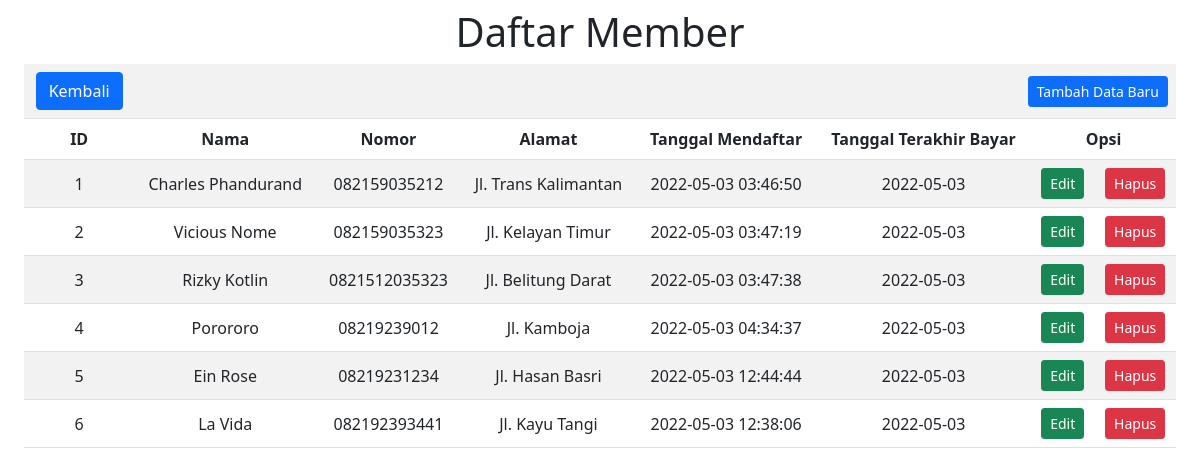
The page /Member.php on the database its author committed.
### tables this page shows
CREATE TABLE `member` (
  `id_member` int(11) NOT NULL,
  `nama_member` varchar(250) DEFAULT NULL,
  `nomor_member` varchar(15) DEFAULT NULL,
  `alamat` text DEFAULT NULL,
  `tgl_mendaftar` datetime DEFAULT NULL,
  `tgl_terakhir_bayar` date DEFAULT NULL
);

### Model.php (called while the page is built, shortened)
<?php
function selectalldata($table)
{
  $select = "SELECT * FROM $table";
  $select1 = mysqli_query($GLOBALS['connect'], $select);
  return $select1;
}

### Member.php (the view, shortened to what this page needs)
<?php
require "Model.php";
?>
<!doctype html>
<html lang="en">
<head>
  <link href="https://cdn.jsdelivr.net/npm/bootstrap@5.1.3/dist/css/bootstrap.min.css" rel="stylesheet">
</head>
<body>
  <h1 class="mt-2">Daftar Member</h1>
  <div class="table-responsive mx-4">
    <table class="table table-striped align-middle">
      <tr>
        <td><a href="index.php"><button type="button" class="btn btn-primary">Kembali</button></a></td>
        <td colspan=7><a href="FormMember.php"><button type="button" class="btn btn-primary float-end btn-sm">Tambah Data Baru</button></a></td>
      </tr>
      <tr>
        <th>ID</th>
        <th>Nama</th>
        <th>Nomor</th>
        <th>Alamat</th>
        <th>Tanggal Mendaftar</th>
        <th>Tanggal Terakhir Bayar</th>
        <th colspan="2">Opsi</th>
      </tr>
      <?php
      $result = selectalldata("member");
      while ($data = mysqli_fetch_array($result)) { ?>
        <tr>
          <td><?php echo $data['id_member'] ?></td>
          <td><?php echo $data['nama_member'] ?></td>
          <td><?php echo $data['nomor_member'] ?></td>
          <td><?php echo $data['alamat'] ?></td>
          <td><?php echo $data['tgl_mendaftar'] ?></td>
          <td><?php echo $data['tgl_terakhir_bayar'] ?></td>
          <td style="text-align: center;"><a href="FormMember.php?id_member=<?php echo $data['id_member']; ?>"><button class="btn btn-success btn-sm">Edit</button></a></td>
          <td style="text-align: center;"><a href="Member.php?id_member=<?php echo $data['id_member']; ?>" onclick="return confirm('Hapus data?')"><button class="btn btn-danger btn-sm">Hapus</button></a></td>
        </tr>
      <?php } ?>
    </table>
  </div>
</body>
</html>

### Member.php (style rules this page uses)
h1, table { text-align: center; }

### rows shown on the page
member: id_member "1", nama_member "Charles Phandurand", nomor_member "082159035212", alamat "Jl. Trans Kalimantan", tgl_mendaftar "2022-05-03 03:46:50", tgl_terakhir_bayar "2022-05-03"
member: id_member "2", nama_member "Vicious Nome", nomor_member "082159035323", alamat "Jl. Kelayan Timur", tgl_mendaftar "2022-05-03 03:47:19", tgl_terakhir_bayar "2022-05-03"
member: id_member "3", nama_member "Rizky Kotlin", nomor_member "0821512035323", alamat "Jl. Belitung Darat", tgl_mendaftar "2022-05-03 03:47:38", tgl_terakhir_bayar "2022-05-03"
member: id_member "4", nama_member "Porororo", nomor_member "08219239012", alamat "Jl. Kamboja", tgl_mendaftar "2022-05-03 04:34:37", tgl_terakhir_bayar "2022-05-03"
member: id_member "5", nama_member "Ein Rose", nomor_member "08219231234", alamat "Jl. Hasan Basri", tgl_mendaftar "2022-05-03 12:44:44", tgl_terakhir_bayar "2022-05-03"
member: id_member "6", nama_member "La Vida", nomor_member "082192393441", alamat "Jl. Kayu Tangi", tgl_mendaftar "2022-05-03 12:38:06", tgl_terakhir_bayar "2022-05-03"
